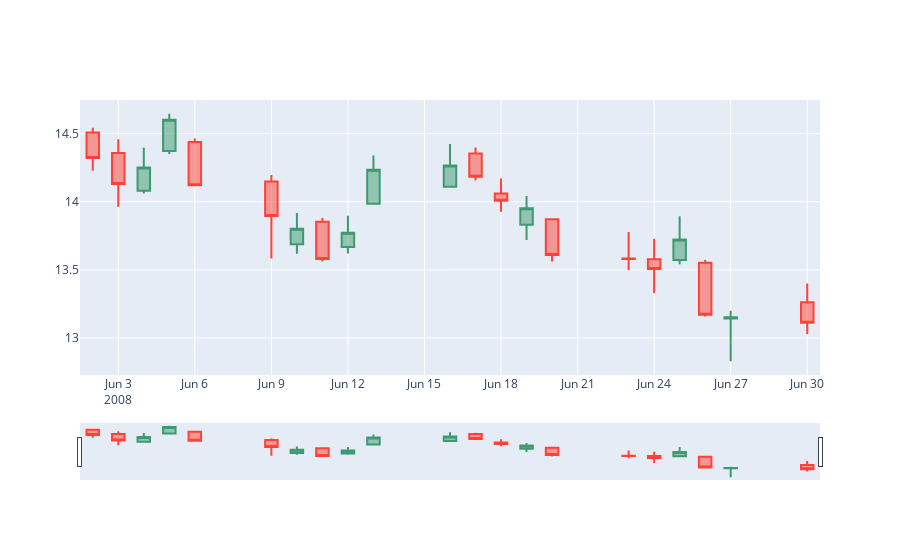

Notebook code cell kept with this figure:
### Markdown cell above
### Gráfico de Vela - Candlesticks
- Usado como una forma de visualización y apoyo de trading
- Es (visualmente) parecido a un box plot pero no se deben de confundir
- También muestra el Open, Close, High y Low con sus propios símbolos y adaptado a la frecuencia del gráfico
- El eje X es el tiempo
- El rectángulo muestra el rango entre el Open y Close
- Las líneas de la parte inferior y superior muestran el High y Low del periodo
- Si el trading va al alza se pinta de verde o blanca, mientras que si el mercado está a la baja (el Close es menor al Open), se pinta de negro o rojo

### Code cell
# Gráfica de velas (Candlesticks)
trace = go.Candlestick(x=df_google['06-2008'].index,
                       open=df_google['06-2008']['Open'],
                       high=df_google['06-2008']['High'],
                       low=df_google['06-2008']['Low'],
                       close=df_google['06-2008']['Close'])

data = [trace]
iplot(data)

### Figure 1 — Plotly figure (JSON) as saved in the notebook; plotly's stock layout.template omitted (floating-point values rounded to 4 significant figures)
{"data": [{"close": [14.32, 14.13, 14.25, 14.6, 14.12, 13.89, 13.8, 13.58, 13.77, 14.23, 14.27, 14.18, 14.01, 13.95, 13.61, 13.58, 13.51, 13.72, 13.17, 13.15, 13.11], "high": [14.54, 14.46, 14.4, 14.65, 14.46, 14.2, 13.92, 13.88, 13.9, 14.34, 14.42, 14.4, 14.17, 14.04, 13.87, 13.78, 13.73, 13.89, 13.57, 13.2, 13.4], "low": [14.23, 13.96, 14.06, 14.35, 14.12, 13.58, 13.62, 13.56, 13.62, 13.98, 14.11, 14.16, 13.93, 13.72, 13.56, 13.5, 13.33, 13.54, 13.16, 12.83, 13.03], "open": [14.51, 14.36, 14.08, 14.37, 14.44, 14.15, 13.69, 13.85, 13.67, 13.98, 14.11, 14.35, 14.06, 13.83, 13.87, 13.58, 13.58, 13.57, 13.55, 13.14, 13.26], "type": "candlestick", "x": ["2008-06-02T00:00:00", "2008-06-03T00:00:00", "2008-06-04T00:00:00", "2008-06-05T00:00:00", "2008-06-06T00:00:00", "2008-06-09T00:00:00", "2008-06-10T00:00:00", "2008-06-11T00:00:00", "2008-06-12T00:00:00", "2008-06-13T00:00:00", "2008-06-16T00:00:00", "2008-06-17T00:00:00", "2008-06-18T00:00:00", "2008-06-19T00:00:00", "2008-06-20T00:00:00", "2008-06-23T00:00:00", "2008-06-24T00:00:00", "2008-06-25T00:00:00", "2008-06-26T00:00:00", "2008-06-27T00:00:00", "2008-06-30T00:00:00"]}], "layout": {}}
